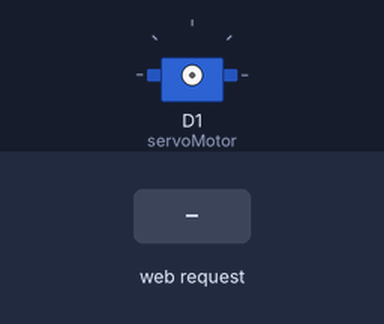
This sketch was run on a simulated ESP8266 (NodeMCU). Shown: servo. The inputs (shaded band) are chosen by the test bench. WiFi joins after 1.5 s; servers stay silent unless stated; what the sketch prints to the serial monitor is not drawn.

Above: at 0.1 s.
At 2.8 s:
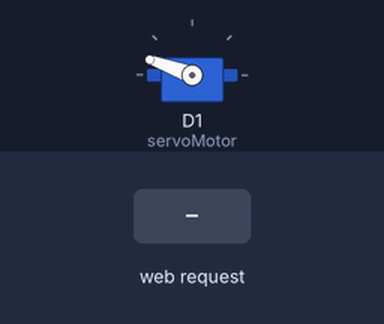
2.9 s: HTTP request GET /abrir received
At 3.4 s:
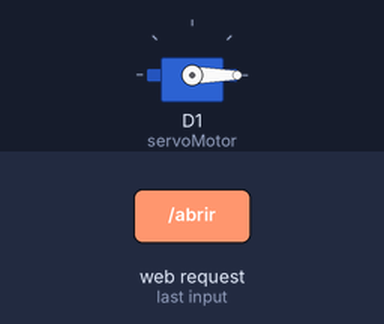
Timing chart, 0 to 5.9 s (numbered marks = the images above; inputs shaded):
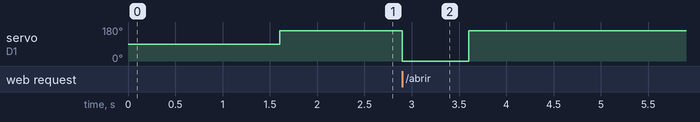

The sketch:

sketch_arduinoIDE.ino
```cpp
#include <ESP8266WiFi.h>
#include <Servo.h>

const char* ssid = "Victor_2G";
const char* password = "Victor10052004";

WiFiServer server(80);
Servo servoMotor;
bool servoConectado = false;

// Configuração IP fixo
IPAddress local_IP(192, 168, 0, 143);
IPAddress gateway(192, 168, 0, 1);
IPAddress subnet(255, 255, 255, 0);

void setup() {
  Serial.begin(115200);

  // Configura IP fixo antes de conectar WiFi
  if (!WiFi.config(local_IP, gateway, subnet)) {
    Serial.println("⚠ Falha na configuração do IP fixo");
  }

  // Conecta no Wi-Fi
  WiFi.begin(ssid, password);
  Serial.print("Conectando WiFi");
  while (WiFi.status() != WL_CONNECTED) {
    delay(500);
    Serial.print(".");
  }
  Serial.println();
  Serial.println("WiFi conectado");
  Serial.print("IP: ");
  Serial.println(WiFi.localIP());

  // Servo no pino D1 (GPIO5)
  servoMotor.attach(D1);
  delay(100);
  servoMotor.write(160);   // Posição inicial (fechado)
  servoConectado = true;

  server.begin();
}

void loop() {
  WiFiClient client = server.available();
  if (!client) return;

  while (!client.available()) {
    delay(1);
  }

  String request = client.readStringUntil('\r');
  Serial.println("Requisição recebida: " + request);
  client.flush();

  String response;
  int statusCode = 200;

  if (request.indexOf("/abrir") != -1) {
    if (servoConectado) {
      Serial.println("ServoMotor MG995: Aberto");
      servoMotor.write(0);     // Abre
      delay(700);            // Espera 7 milisegundos aberto
      servoMotor.write(160);    // Fecha (posição inicial)
      Serial.println("ServoMotor MG995: Fechado");
      response = "{\"status\":\"OK\"}";
    } else {
      statusCode = 500;
      response = "{\"status\":\"ERRO\",\"mensagem\":\"Servo não conectado\"}";
    }
  } else {
    statusCode = 404;
    response = "{\"status\":\"ERRO\",\"mensagem\":\"Rota não encontrada\"}";
  }

  client.println("HTTP/1.1 " + String(statusCode) + " OK");
  client.println("Content-Type: application/json");
  client.println("Connection: close");
  client.println();
  client.println(response);

  delay(1);
}
```

Measured:
- after the input at 2.9 s, servo on D1 (servoMotor): 160° → 0° at once, → 160° 0.70 s later
